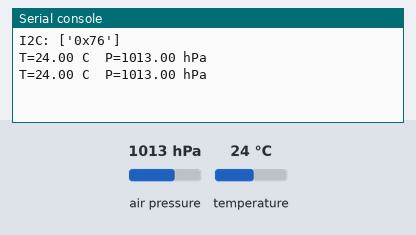
The program below on a simulated ESP32 board running MicroPython. Parts: the last lines printed to the serial console. The test bench sets the inputs (shaded band); at power-on: air pressure 1013 hPa, temperature 24 °C.

Above: at 1.2 s.
1.3 s: air pressure set to 952 hPa
At 2.5 s:
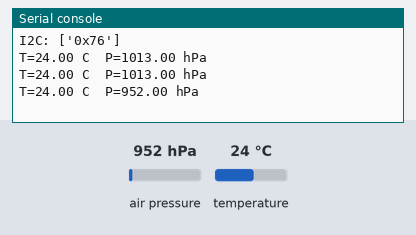
2.8 s: temperature set to 12 °C
At 3.9 s:
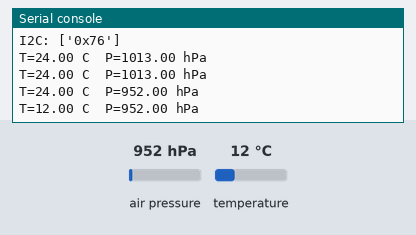
4.3 s: air pressure set to 975 hPa
At 6.0 s:
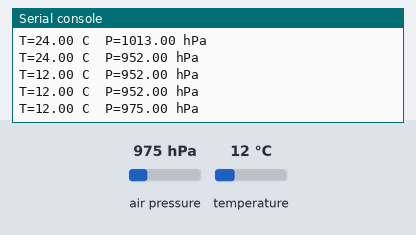
Timing chart, 0 to 7.5 s (numbered marks = the images above; inputs shaded):
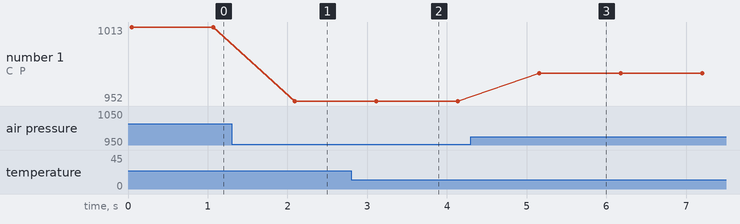

The program:

main.py
```python
from machine import I2C, Pin
from time import sleep_ms
from struct import unpack

def compensate(raw_t, raw_p, trim):
    t1, t2, t3, p1, p2, p3, p4, p5, p6, p7, p8, p9 = trim
    dt = raw_t / 16384 - t1 / 1024
    fine = dt * t2 + (raw_t / 131072 - t1 / 8192) ** 2 * t3
    v = fine / 2 - 64000
    offset = (v * v * p6 / 32768 + v * p5 * 2) / 4 + p4 * 65536
    gain = (1 + (p3 * v * v / 524288 + p2 * v) / 524288 / 32768) * p1
    if gain == 0:
        raise ValueError("BMP280 trim")
    pressure = (1048576 - raw_p - offset / 4096) * 6250 / gain
    pressure += (p9 * pressure * pressure / 2147483648
                 + pressure * p8 / 32768 + p7) / 16
    return fine / 5120, pressure / 100

def run():
    i2c = I2C(0, sda=Pin(21), scl=Pin(22), freq=100000)
    sleep_ms(10)
    addresses = i2c.scan()
    print("I2C:", [hex(a) for a in addresses])
    matches = [a for a in (0x77, 0x76) if a in addresses
               and i2c.readfrom_mem(a, 0xD0, 1) == b'\x58']
    if len(matches) != 1:
        raise ValueError("Connect exactly one BMP280 (ID 0x58)")
    addr = matches[0]
    trim = unpack("<HhhHhhhhhhhh", i2c.readfrom_mem(addr, 0x88, 24))
    while True:
        i2c.writeto_mem(addr, 0xF4, b'\x25')
        sleep_ms(20)
        if i2c.readfrom_mem(addr, 0xF3, 1)[0] & 0x08:
            raise OSError("BMP280 conversion still busy")
        data = i2c.readfrom_mem(addr, 0xF7, 6)
        raw_p = int.from_bytes(data[:3], "big") >> 4
        raw_t = int.from_bytes(data[3:], "big") >> 4
        if 0x80000 in (raw_t, raw_p):
            raise ValueError("BMP280 measurement unavailable")
        temp_c, pressure_hpa = compensate(raw_t, raw_p, trim)
        print("T={:.2f} C  P={:.2f} hPa".format(temp_c, pressure_hpa))
        sleep_ms(1000)

if __name__ == "__main__":
    run()
```

Measured:
- after the input at 1.3 s, the serial console: prints a new line after 0.79 s (image 1)
- after the input at 2.8 s, the serial console: prints a new line after 0.31 s (image 2)
- after the input at 4.3 s, the serial console: prints a new line after 0.86 s (image 3)
- plotted number 1: 1013 → 952 after the input at 1.3 s, 952 → 975 after the input at 4.3 s
